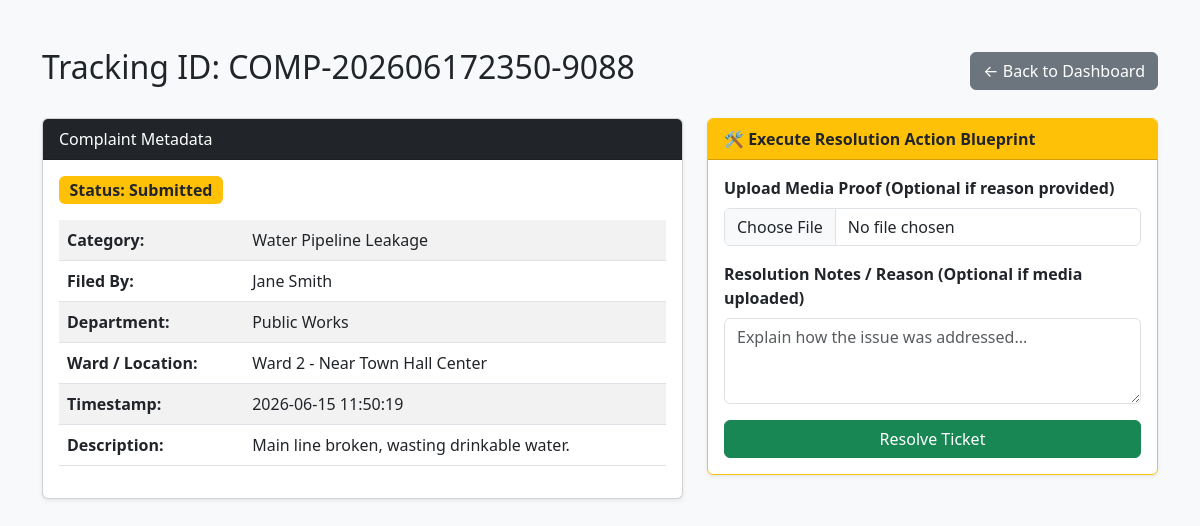
/complaint/view/2 (signed in), run on the app's committed database.
### tables this page shows
CREATE TABLE complaints (
            id INTEGER PRIMARY KEY AUTOINCREMENT,
            complaint_id TEXT UNIQUE NOT NULL,
            citizen_id TEXT NOT NULL,
            citizen_name TEXT NOT NULL,
            category TEXT NOT NULL,
            description TEXT NOT NULL,
            department TEXT NOT NULL,
            ward TEXT NOT NULL,
            location TEXT NOT NULL,
            latitude TEXT,
            longitude TEXT,
            photo TEXT,
            status TEXT DEFAULT 'Submitted',
            assigned_to TEXT,
            assigned_officer_name TEXT,
            created_at TEXT NOT NULL
        , resolved_photo TEXT, resolved_by_role TEXT, resolution_notes TEXT);

### app.py (the view, shortened to what this page needs)
@app.route('/complaint/view/<int:complaint_id>', methods=['GET', 'POST'])
@login_required
def view_complaint(complaint_id):
    conn = get_db_connection()
    complaint = conn.execute('SELECT * FROM complaints WHERE id = ?', (complaint_id,)).fetchone()
    if not complaint:
        conn.close()
        flash('Requested complaint record could not be indexed.', 'danger')
        return redirect(url_for('dashboard'))
    conn.close()
    return render_template('view_complaint.html', complaint=complaint)

### app.py (called while the page is built)
def get_db_connection():
    conn = sqlite3.connect(DB_FILE)
    conn.row_factory = sqlite3.Row  # Access query results like regular Python dicts
    return conn

@login_manager.user_loader
def load_user(user_id):
    try:
        conn = get_db_connection()
        user_data = conn.execute('SELECT * FROM users WHERE id = ?', (int(user_id),)).fetchone()
        conn.close()
        if user_data:
            return User(str(user_data['id']), user_data['name'], user_data['email'], user_data['role'], user_data['department'])
    except:
        pass
    return None

### templates/view_complaint.html (shortened to what this page needs)
<!DOCTYPE html>
<html lang="en">
<head>
    <link rel="stylesheet" href="https://cdn.jsdelivr.net/npm/bootstrap@5.3.0/dist/css/bootstrap.min.css">
</head>
<body class="bg-light py-5">
<div class="container">
    <div class="d-flex justify-content-between align-items-center mb-4">
        <h2>Tracking ID: {{ complaint.complaint_id }}</h2>
        <a href="{{ url_for('dashboard') }}" class="btn btn-secondary">← Back to Dashboard</a>
    </div>
    <div class="row g-4">
        <div class="col-md-7">
            <div class="card shadow-sm h-100">
                <div class="card-header bg-dark text-white">Complaint Metadata</div>
                <div class="card-body">
                    <span class="badge {% if complaint.status == 'Resolved' %}bg-success{% else %}bg-warning text-dark{% endif %} mb-3 fs-6">
                        Status: {{ complaint.status }}
                    </span>
                    <table class="table table-striped">
                        <tr><th>Category:</th><td>{{ complaint.category }}</td></tr>
                        <tr><th>Filed By:</th><td>{{ complaint.citizen_name }}</td></tr>
                        <tr><th>Department:</th><td>{{ complaint.department }}</td></tr>
                        <tr><th>Ward / Location:</th><td>{{ complaint.ward }} - {{ complaint.location }}</td></tr>
                        <tr><th>Timestamp:</th><td>{{ complaint.created_at }}</td></tr>
                        <tr><th>Description:</th><td>{{ complaint.description }}</td></tr>
                    </table>
                </div>
            </div>
        </div>
        <div class="col-md-5">
            {% if complaint.status == 'Resolved' %}
            <div class="card border-success shadow-sm">
                <div class="card-header bg-success text-white">✅ Resolution Evidence Logs</div>
                <div class="card-body text-center">
                    <div class="alert alert-success py-2">
                        Resolved By Authority Level: <strong>{{ complaint.resolved_by_role }}</strong>
                    </div>
                    <p class="text-start"><strong>Closing Remarks:</strong> {{ complaint.resolution_notes or 'No additional notes provided.' }}</p>
                    {% if complaint.resolved_photo %}
                    <div class="mt-3">
                        <h6 class="text-start text-success">Uploaded Resolution Photo Proof:</h6>
                        <img src="{{ url_for('static', filename='uploads/' + complaint.resolved_photo) }}" class="img-fluid rounded border" style="max-height: 320px;" alt="Resolved Issue Proof">
                    </div>
                    {% endif %}
                </div>
            </div>
            {% elif current_user.role != 'citizen' %}
            <div class="card border-warning shadow-sm">
                <div class="card-header bg-warning text-dark fw-bold">🛠️ Execute Resolution Action Blueprint</div>
                <div class="card-body">
<form action="{{ url_for('resolve_complaint', complaint_id=complaint.complaint_id) }}" method="POST" enctype="multipart/form-data">
    <div class="mb-3">
        <label class="form-label fw-bold">Upload Media Proof (Optional if reason provided)</label>
        <input type="file" name="resolved_photo" class="form-control">
    </div>
    <div class="mb-3">
        <label class="form-label fw-bold">Resolution Notes / Reason (Optional if media uploaded)</label>
        <textarea name="resolution_notes" class="form-control" rows="3" placeholder="Explain how the issue was addressed..."></textarea>
    </div>
    <button type="submit" class="btn btn-success w-100">Resolve Ticket</button>
</form>
                </div>
            </div>
            {% endif %}
        </div>
    </div>
</div>
</body>
</html>

### data on the page
complaints: complaint_id "COMP-202606172350-9088", status "Submitted", category "Water Pipeline Leakage", citizen_name "Jane Smith", department "Public Works", ward "Ward 2", location "Near Town Hall Center", created_at "2026-06-15 11:50:19", description "Main line broken, wasting drinkable water."
